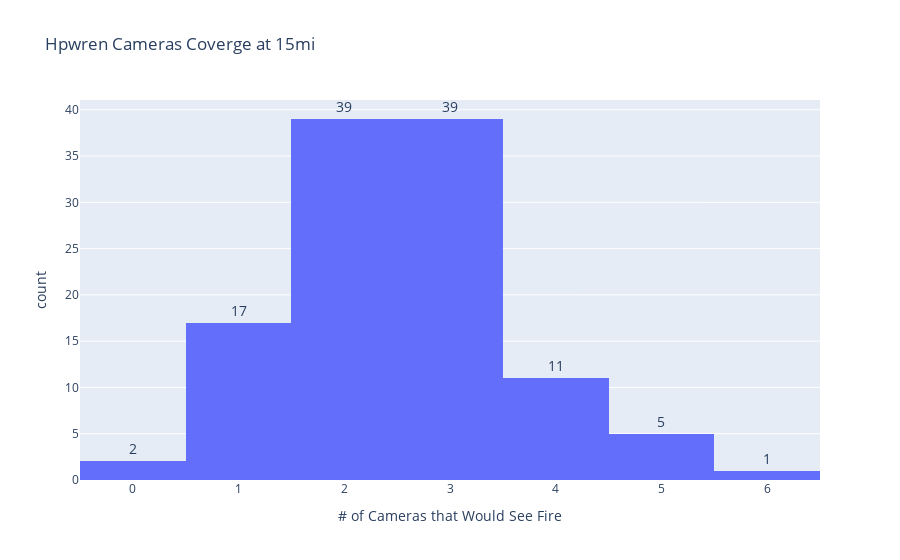

This figure's notebook cell:
### Code cell
df = df_out['num_intersections_15mi']
fig = px.histogram(df, x="num_intersections_15mi",
                   title='Hpwren Cameras Coverge at 15mi',
                   labels={'num_intersections_15mi':'# of Cameras that Would See Fire'},
                   text_auto=True)
fig.update_traces(textposition='outside', selector=dict(type='histogram'), textfont={'size': 14})
fig.show()

### Figure 1 — Plotly figure (JSON) as saved in the notebook; plotly's stock layout.template omitted (floating-point values rounded to 4 significant figures)
{"data": [{"alignmentgroup": "True", "bingroup": "x", "hovertemplate": "# of Cameras that Would See Fire=%{x}<br>count=%{y}<extra></extra>", "legendgroup": "", "marker": {"color": "#636efa", "pattern": {"shape": ""}}, "name": "", "offsetgroup": "", "orientation": "v", "showlegend": false, "textfont": {"size": 14}, "textposition": "outside", "texttemplate": "%{value}", "type": "histogram", "x": [3, 1, 3, 3, 3, 2, 2, 5, 4, 1, 6, 3, 4, 1, 3, 2, 1, 3, 4, 2, 2, 2, 5, 2, 2, 3, 2, 2, 1, 1, 2, 5, 3, 2, 3, 3, 2, 2, 2, 2, 2, 2, 4, 2, 2, 2, 2, 2, 2, 3, 1, 1, 2, 4, 1, 1, 1, 3, 4, 3, 2, 3, 2, 3, 2, 1, 3, 2, 3, 3, 3, 3, 5, 3, 3, 4, 3, 2, 3, 3, 2, 2, 2, 1, 2, 3, 2, 0, 2, 2, 5, 4, 3, 4, 3, 3, 2, 3, 3, 4, 1, 4, 3, 3, 3, 1, 0, 3, 1, 3, 3, 2, 3, 1], "xaxis": "x", "yaxis": "y"}], "layout": {"barmode": "relative", "legend": {"tracegroupgap": 0}, "title": {"text": "Hpwren Cameras Coverge at 15mi"}, "xaxis": {"anchor": "y", "domain": [0, 1], "title": {"text": "# of Cameras that Would See Fire"}}, "yaxis": {"anchor": "x", "domain": [0, 1], "title": {"text": "count"}}}}
